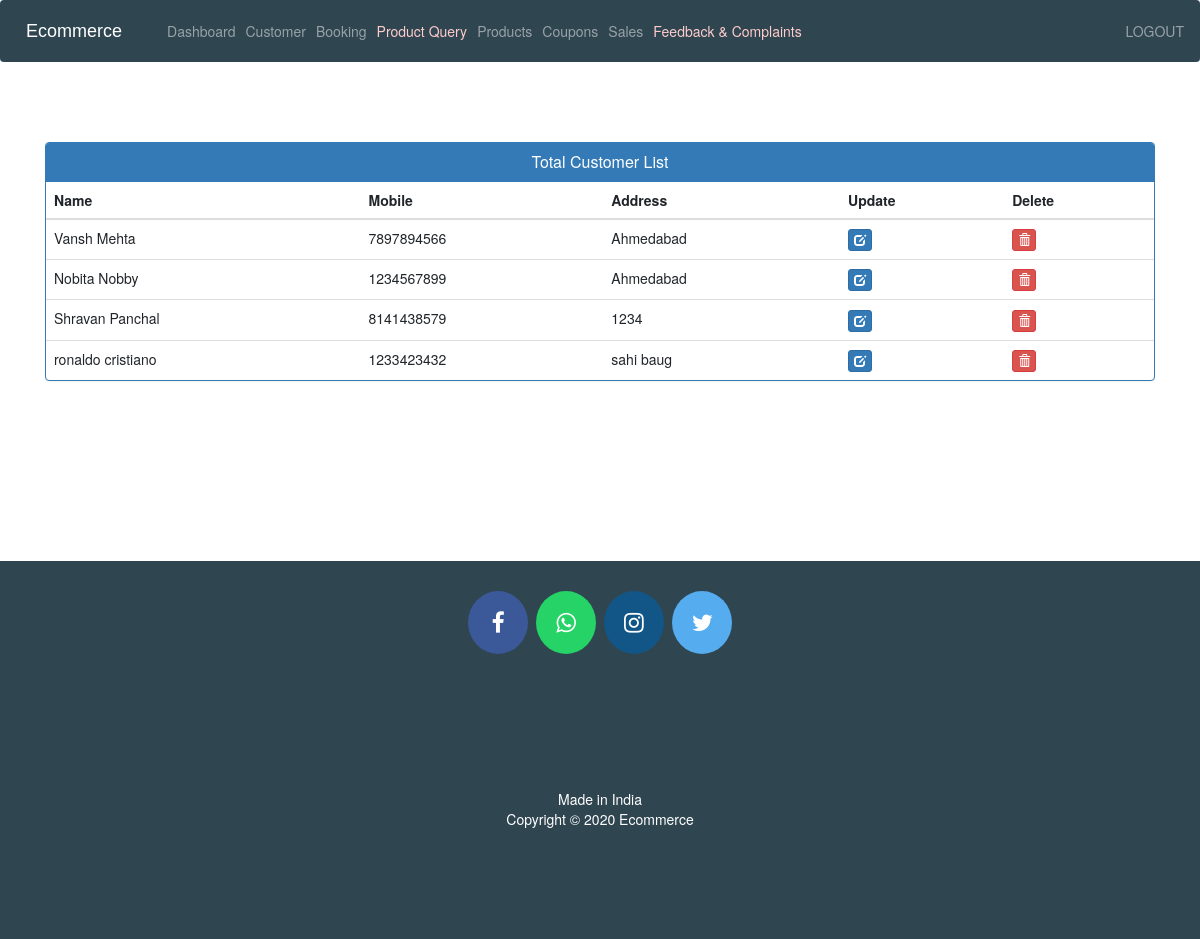
/view-customer (signed in), run on the app's committed database.
### ecom/models.py (models this page shows, shortened)
class Customer(models.Model):
    user=models.OneToOneField(User,on_delete=models.CASCADE)
    profile_pic= models.ImageField(upload_to='profile_pic/CustomerProfilePic/',null=True,blank=True)
    address = models.CharField(max_length=40)
    mobile = models.CharField(max_length=20,null=False)
    @property
    def get_name(self):
        return self.user.first_name+" "+self.user.last_name

### ecom/views.py (the view)
# urls.py: path('view-customer', views.view_customer_view,name='view-customer'),
@login_required(login_url='adminlogin')
def view_customer_view(request):
    customers=models.Customer.objects.all()
    return render(request,'ecom/view_customer.html',{'customers':customers})

### templates/ecom/view_customer.html (shortened to what this page needs)
{% extends 'ecom/admin_base.html' %}
{% load static %}
{% block content %}
<head>
  <link href="//netdna.bootstrapcdn.com/bootstrap/3.0.0/css/bootstrap.min.css" rel="stylesheet" id="bootstrap-css">
</head>
<div class="container">
  <div class="panel panel-primary">
    <div class="panel-heading">
      <h6 class="panel-title">Total Customer List</h6>
    </div>
    <table class="table table-hover" id="dev-table">
      <thead>
        <tr>
          <th>Name</th>
          <th>Mobile</th>
          <th>Address</th>
          <th>Update</th>
          <th>Delete</th>
        </tr>
      </thead>
      {% for c in customers %}
      <tr>
        <td> {{c.get_name}}</td>
        <td>{{c.mobile}}</td>
        <td>{{c.address}}</td>
        <td><a class="btn btn-primary btn-xs" href="{% url 'update-customer' c.id  %}"><span class="glyphicon glyphicon-edit"></span></a></td>
        <td><a class="btn btn-danger btn-xs" href="{% url 'delete-customer' c.id  %}"><span class="glyphicon glyphicon-trash"></span></a></td>
      </tr>
      {% endfor %}
    </table>
  </div>
</div>
{% endblock content %}

### templates/ecom/admin_base.html (style rules this page uses)
body { background-color: #F4F4F9; }

### templates/ecom/view_customer.html (style rules this page uses)
a:link { text-decoration: none; }
h6 { text-align: center; }

### data on the page
Customer: get_name "Vansh Mehta", mobile "7897894566", address "Ahmedabad"
Customer: get_name "Nobita Nobby", mobile "1234567899", address "Ahmedabad"
Customer: get_name "Shravan Panchal", mobile "8141438579", address "1234"
Customer: get_name "ronaldo cristiano", mobile "1233423432", address "sahi baug"
